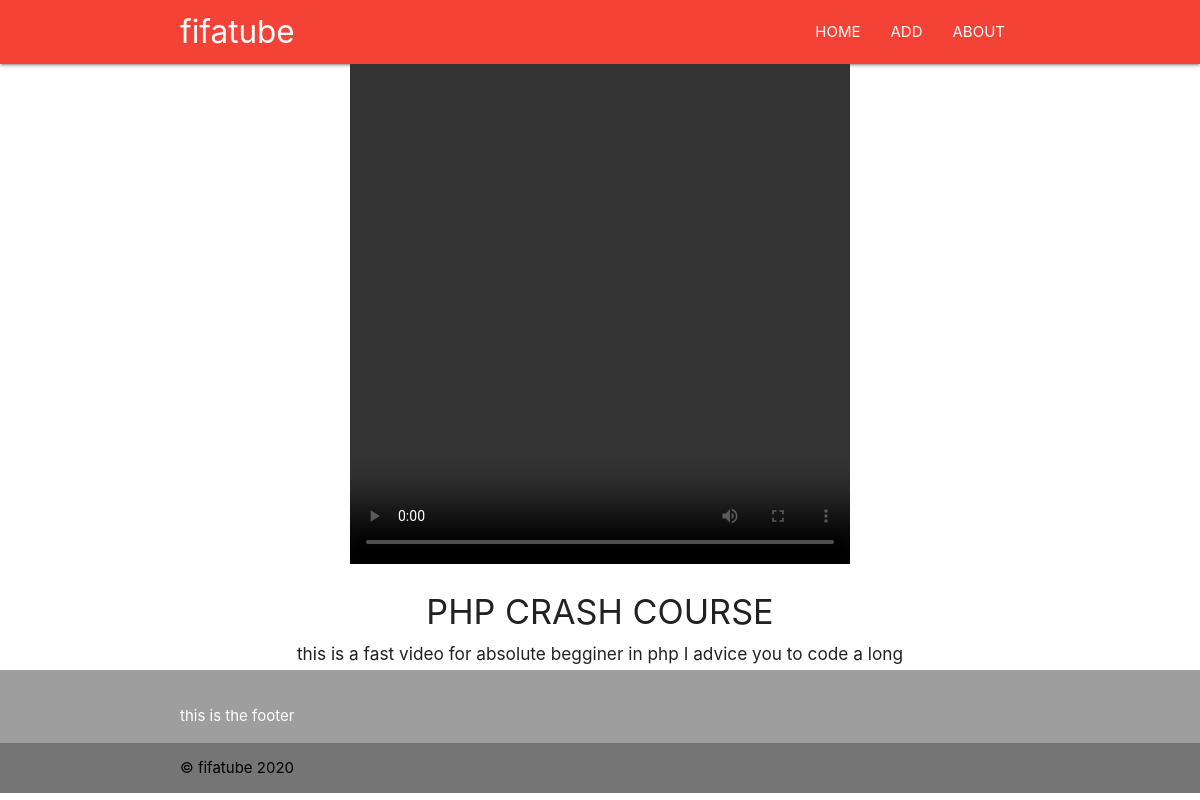
The app's page /post/4/ with its own data.
### youtube_app/models.py (models this page shows, shortened)
class Post(models.Model):
    title = models.CharField(max_length=50)
    description = models.TextField(blank=True)
    video = models.FileField(upload_to='videos/%Y/%m/%d/')
    date = models.DateTimeField(default=datetime.now)

### youtube_app/views.py (the view)
# urls.py: path('post/<int:pk>/', postDetailView.as_view(), name="details"),
class postDetailView(DetailView):
    model = Post
    template_name = 'resourses/post_detail.html'

### templates/resourses/post_detail.html (shortened to what this page needs)
{% extends 'base.html' %}
{% load static %}
{% block content %}
<div class="container center">
    <video width="500" height="500" controls src="{{object.video.url}}"></video>
    <h4>{{object.title}}</h4>
    <h6>{{object.description}}</h6>
</div>
{% endblock  %}

### records on screen
Post: title "PHP CRASH COURSE", description "this is a fast video for absolute begginer in php I advice you to code a long"
